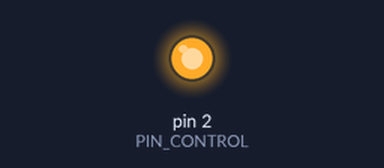
Simulated run of this sketch. Board: Arduino Uno, built with avr-gcc and run on an emulated ATmega328P. Shown: output pins drawn as LEDs (lit = HIGH).

Above: at 0.12 s.
At 3.87 s:
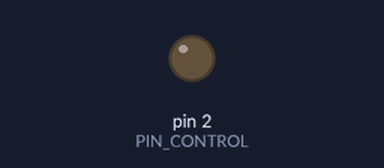
Timing chart, 0 to 4.2 s (numbered marks = the images above):
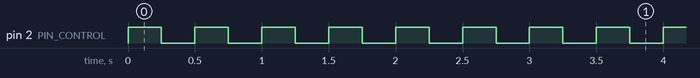

Measured:
- by itself, pin 2 (PIN_CONTROL): goes 200 × (HIGH 0.25 s, LOW 0.25 s), 59 × (HIGH 0.40 s, LOW 0.10 s), HIGH 0.40 s, then LOW
- by itself, everything shown: repeats every 3.5 s, in 14 steps

The sketch:

PWMEnable1.ino
```cpp
//Dr. fernando Aldana Franco.
//30 de enero de 2022
//Laboratorio de Electromagnetismo, Electrónica y Control.
//Facultad de Ingeniería Mecánica y Eléctrica - Xalapa.
//Universidad Veracruzana.
//Control de motores con PWM.
/*Este programa permite el control de motores mediante un PWM propio que se encuentra en el canal digital 2.
 *El programa varia el ancho de pulso para que pueda ser conectado opr el habilitador del L293D
*/

#define PIN_CONTROL 2 //Define el pin digital para el control

void setup() {
  pinMode(PIN_CONTROL, OUTPUT); //Declara ese canal digital como salida
  digitalWrite(PIN_CONTROL, LOW); //Apaga el canal digital

}

//Primer ciclo de trabajo a 50%
void ciclo_1(void){
  //Repite el ciclo 100 veces
  for(int i=0;i<200;i++)
  {
    digitalWrite(PIN_CONTROL, HIGH); //Señal en alto nivel
    delay(250); //250mS
    digitalWrite(PIN_CONTROL, LOW); //Señal en bajo nivel
    delay(250);
  }
}

//Segundo ciclo de trabajo a 80%
void ciclo_2(void){
  //Repite el ciclo 100 veces
  for(int i=0;i<200;i++)
  {
    digitalWrite(PIN_CONTROL, HIGH); //Señal en alto nivel
    delay(400); //400mS
    digitalWrite(PIN_CONTROL, LOW); //Señal en bajo nivel
    delay(100); //100mS
  }
}
//Tercer ciclo de trabajo a 20%
void ciclo_3(void){
  //Repite el ciclo 100 veces
  for(int i=0;i<200;i++)
  {
    digitalWrite(PIN_CONTROL, HIGH); //Señal en alto nivel
    delay(100);//100mS
    digitalWrite(PIN_CONTROL, LOW); //Señal en bajo nivel
    delay(400); //400mS
  }
}
void loop() {
  ciclo_1();
  ciclo_2();
  ciclo_3();
  delay(10000);
}
```
